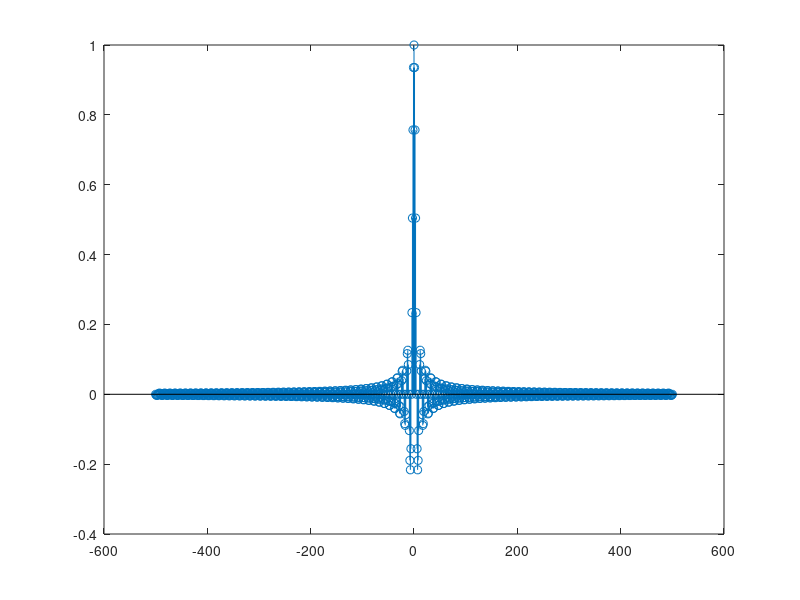
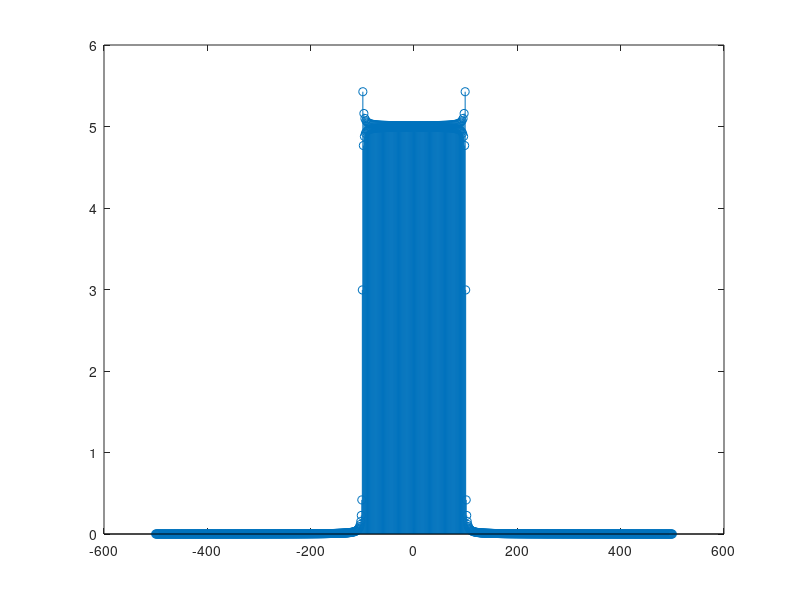

MATLAB code to generate these figures, in order:
clear;
%problem 1.(a)
r = linspace(-500,500,1001);
Ts= 100/500;
n_ = -500:1:500;
n = n_ * Ts;
x = sinc(n);
figure;
stem(r,x);

%problem 1.(b)
X = fft(x);
X_mag = abs(X);
X_new = fftshift(X_mag); %shift
figure;
stem(r,X_new);
